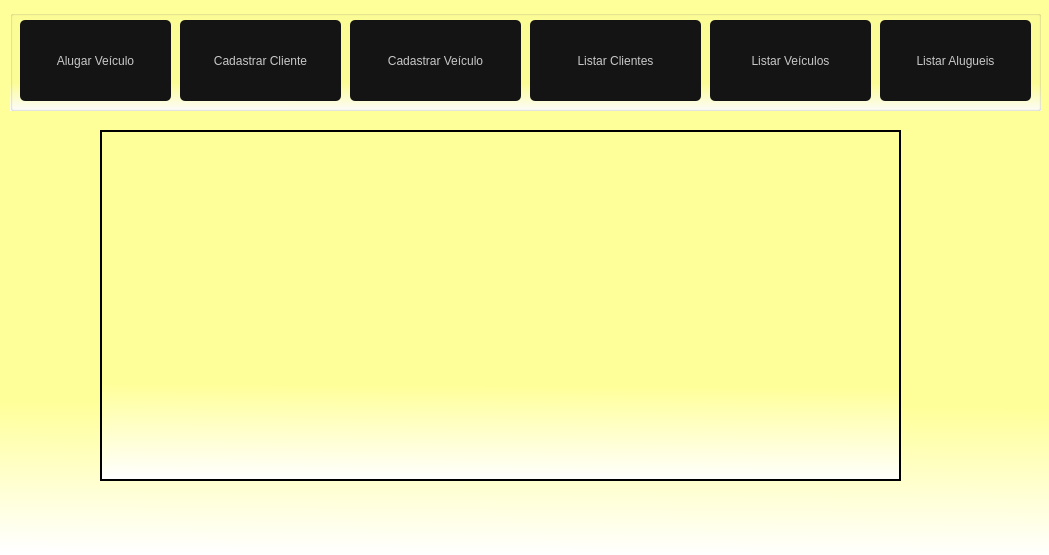
<?xml version="1.0" encoding="UTF-8"?>
<ui version="4.0">
 <class>FrmPrincipal</class>
 <widget class="QMainWindow" name="FrmPrincipal">
  <property name="windowModality">
   <enum>Qt::NonModal</enum>
  </property>
  <property name="geometry">
   <rect>
    <x>0</x>
    <y>0</y>
    <width>1049</width>
    <height>555</height>
   </rect>
  </property>
  <property name="windowTitle">
   <string>Locadora de Veículos</string>
  </property>
  <property name="windowIcon">
   <iconset>
    <normaloff>../Imagens/FrmIcon_Car.png</normaloff>../Imagens/FrmIcon_Car.png</iconset>
  </property>
  <property name="autoFillBackground">
   <bool>false</bool>
  </property>
  <property name="styleSheet">
   <string notr="true">background-color:qlineargradient(spread:pad, x1:0.508, y1:0.727, x2:0.505, y2:1, stop:0 rgba(255, 255, 153, 255), stop:1 rgba(255, 255, 255, 255))</string>
  </property>
  <property name="iconSize">
   <size>
    <width>40</width>
    <height>40</height>
   </size>
  </property>
  <widget class="QWidget" name="centralwidget">
   <widget class="QGroupBox" name="groupBox_2">
    <property name="geometry">
     <rect>
      <x>10</x>
      <y>10</y>
      <width>1031</width>
      <height>101</height>
     </rect>
    </property>
    <property name="title">
     <string/>
    </property>
    <widget class="QPushButton" name="btnAlugar">
     <property name="geometry">
      <rect>
       <x>10</x>
       <y>10</y>
       <width>151</width>
       <height>81</height>
      </rect>
     </property>
     <property name="cursor">
      <cursorShape>PointingHandCursor</cursorShape>
     </property>
     <property name="layoutDirection">
      <enum>Qt::LeftToRight</enum>
     </property>
     <property name="autoFillBackground">
      <bool>false</bool>
     </property>
     <property name="styleSheet">
      <string notr="true">QPushButton{
border-radius: 5px;
background-color: rgb(20,20,20);
color:rgb(200,200,200);
font: 87 12pt &quot;Arial&quot;;
}

QPushButton:hover{ 
background-color:rgb(0, 0, 0);
color: rbg(200,200,200)
}

QPushButton:pressed{
background-color:rgb(0,0,30);
color:rbg(200,200,200)
}

</string>
     </property>
     <property name="text">
      <string>Alugar Veículo</string>
     </property>
     <property name="icon">
      <iconset>
       <normaloff>../../Imagens/Aluguel_veiculo.png</normaloff>../../Imagens/Aluguel_veiculo.png</iconset>
     </property>
     <property name="iconSize">
      <size>
       <width>40</width>
       <height>40</height>
      </size>
     </property>
    </widget>
    <widget class="QPushButton" name="btnCliente">
     <property name="geometry">
      <rect>
       <x>170</x>
       <y>10</y>
       <width>161</width>
       <height>81</height>
      </rect>
     </property>
     <property name="cursor">
      <cursorShape>PointingHandCursor</cursorShape>
     </property>
     <property name="styleSheet">
      <string notr="true">QPushButton{
border-radius: 5px;
background-color: rgb(20,20,20);
color:rgb(200,200,200);
font: 87 12pt &quot;Arial&quot;;
}

QPushButton:hover{ 
background-color:rgb(0, 0, 0);
color: rbg(200,200,200)
}

QPushButton:pressed{
background-color:rgb(0,0,30);
color:rbg(200,200,200)
}

</string>
     </property>
     <property name="text">
      <string>Cadastrar Cliente</string>
     </property>
     <property name="icon">
      <iconset>
       <normaloff>../../Imagens/Cadastrar_cliente.png</normaloff>../../Imagens/Cadastrar_cliente.png</iconset>
     </property>
     <property name="iconSize">
      <size>
       <width>30</width>
       <height>30</height>
      </size>
     </property>
    </widget>
    <widget class="QPushButton" name="btnVeiculo">
     <property name="geometry">
      <rect>
       <x>340</x>
       <y>10</y>
       <width>171</width>
       <height>81</height>
      </rect>
     </property>
     <property name="cursor">
      <cursorShape>PointingHandCursor</cursorShape>
     </property>
     <property name="styleSheet">
      <string notr="true">QPushButton{
border-radius: 5px;
background-color: rgb(20,20,20);
color:rgb(200,200,200);
font: 87 12pt &quot;Arial&quot;;
}

QPushButton:hover{ 
background-color:rgb(0, 0, 0);
color: rbg(200,200,200)
}

QPushButton:pressed{
background-color:rgb(0,0,30);
color:rbg(200,200,200)
}

</string>
     </property>
     <property name="text">
      <string>Cadastrar Veículo</string>
     </property>
     <property name="icon">
      <iconset>
       <normaloff>../../Imagens/Cadastrar_veiculo.png</normaloff>../../Imagens/Cadastrar_veiculo.png</iconset>
     </property>
     <property name="iconSize">
      <size>
       <width>40</width>
       <height>40</height>
      </size>
     </property>
    </widget>
    <widget class="QPushButton" name="btnListCliente">
     <property name="geometry">
      <rect>
       <x>520</x>
       <y>10</y>
       <width>171</width>
       <height>81</height>
      </rect>
     </property>
     <property name="cursor">
      <cursorShape>PointingHandCursor</cursorShape>
     </property>
     <property name="styleSheet">
      <string notr="true">QPushButton{
border-radius: 5px;
background-color: rgb(20,20,20);
color:rgb(200,200,200);
font: 87 12pt &quot;Arial&quot;;
}

QPushButton:hover{ 
background-color:rgb(0, 0, 0);
color: rbg(200,200,200)
}

QPushButton:pressed{
background-color:rgb(0,0,30);
color:rbg(200,200,200)
}

</string>
     </property>
     <property name="text">
      <string>Listar Clientes</string>
     </property>
     <property name="icon">
      <iconset>
       <normaloff>../../Imagens/Lista_cliente.png</normaloff>../../Imagens/Lista_cliente.png</iconset>
     </property>
     <property name="iconSize">
      <size>
       <width>30</width>
       <height>30</height>
      </size>
     </property>
    </widget>
    <widget class="QPushButton" name="btnListVeiculo">
     <property name="geometry">
      <rect>
       <x>700</x>
       <y>10</y>
       <width>161</width>
       <height>81</height>
      </rect>
     </property>
     <property name="cursor">
      <cursorShape>PointingHandCursor</cursorShape>
     </property>
     <property name="styleSheet">
      <string notr="true">QPushButton{
border-radius: 5px;
background-color: rgb(20,20,20);
color:rgb(200,200,200);
font: 87 12pt &quot;Arial&quot;;
}

QPushButton:hover{ 
background-color:rgb(0, 0, 0);
color: rbg(200,200,200)
}

QPushButton:pressed{
background-color:rgb(0,0,30);
color:rbg(200,200,200)
}

</string>
     </property>
     <property name="text">
      <string>Listar Veículos</string>
     </property>
     <property name="icon">
      <iconset>
       <normaloff>../../Imagens/Lista_Veiculos.png</normaloff>../../Imagens/Lista_Veiculos.png</iconset>
     </property>
     <property name="iconSize">
      <size>
       <width>30</width>
       <height>30</height>
      </size>
     </property>
    </widget>
    <widget class="QPushButton" name="btnListAluguel">
     <property name="geometry">
      <rect>
       <x>870</x>
       <y>10</y>
       <width>151</width>
       <height>81</height>
      </rect>
     </property>
     <property name="cursor">
      <cursorShape>PointingHandCursor</cursorShape>
     </property>
     <property name="styleSheet">
      <string notr="true">QPushButton{
border-radius: 5px;
background-color: rgb(20,20,20);
color:rgb(200,200,200);
font: 87 12pt &quot;Arial&quot;;
}

QPushButton:hover{ 
background-color:rgb(0, 0, 0);
color: rbg(200,200,200)
}

QPushButton:pressed{
background-color:rgb(0,0,30);
color:rbg(200,200,200)
}

</string>
     </property>
     <property name="text">
      <string>Listar Alugueis</string>
     </property>
     <property name="icon">
      <iconset>
       <normaloff>../../Imagens/Lista_aluguel.png</normaloff>../../Imagens/Lista_aluguel.png</iconset>
     </property>
     <property name="iconSize">
      <size>
       <width>30</width>
       <height>30</height>
      </size>
     </property>
    </widget>
   </widget>
   <widget class="QLabel" name="lbImg">
    <property name="geometry">
     <rect>
      <x>100</x>
      <y>130</y>
      <width>801</width>
      <height>351</height>
     </rect>
    </property>
    <property name="cursor">
     <cursorShape>PointingHandCursor</cursorShape>
    </property>
    <property name="frameShape">
     <enum>QFrame::WinPanel</enum>
    </property>
    <property name="text">
     <string/>
    </property>
    <property name="pixmap">
     <pixmap>../../Imagens/Logo_Meca.jpeg</pixmap>
    </property>
    <property name="alignment">
     <set>Qt::AlignJustify|Qt::AlignVCenter</set>
    </property>
   </widget>
  </widget>
  <action name="actionCliente">
   <property name="text">
    <string>Cliente</string>
   </property>
  </action>
  <action name="actionVe_culo">
   <property name="text">
    <string>Veículo</string>
   </property>
  </action>
  <action name="actionAlugar">
   <property name="text">
    <string>Alugar Veículo</string>
   </property>
  </action>
  <action name="actionCliente_2">
   <property name="text">
    <string>Clientes</string>
   </property>
  </action>
  <action name="actionVe_culos">
   <property name="text">
    <string>Veículos</string>
   </property>
  </action>
  <action name="actionAlugueis">
   <property name="text">
    <string>Alugueis</string>
   </property>
  </action>
  <action name="actionSair">
   <property name="text">
    <string>Sair</string>
   </property>
  </action>
 </widget>
 <resources/>
 <connections/>
</ui>
